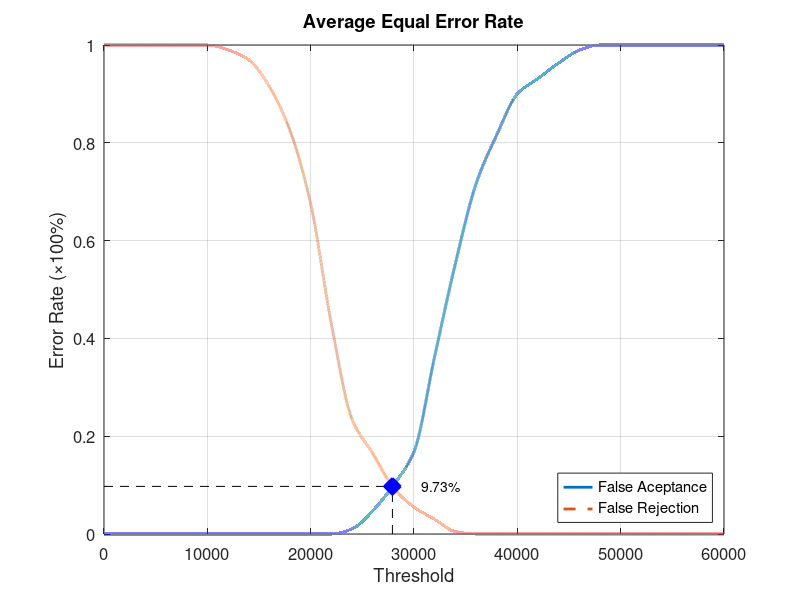
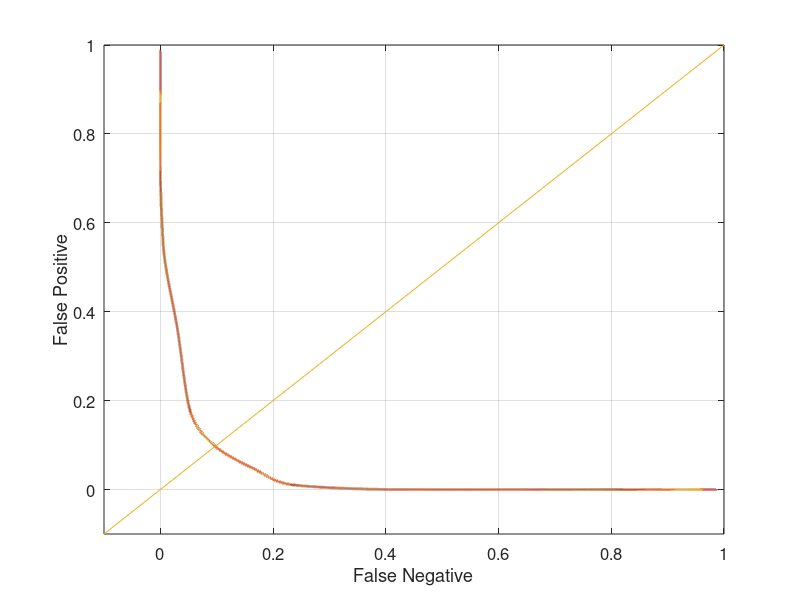

Reproduce these figures in MATLAB, in order.
function yEER = Database1_2
close all;
clear;
clc;
x = 0:2000:60000;
xq = 0:0.5:60000;

y0 = [0 0 0 0 0 0 0 0 0 0 0 0 0.0105263 0.0473684 0.1 0.168421 0.363158 0.552632 0.715789 0.815789 0.9 0.931579 0.963158 0.989474 1 1 1 1 1 1 1];
yy0 = interp1(x, y0, xq, 'pchip');
y1 = [1 1 1 1 1 1 0.99 0.97 0.915 0.825 0.675 0.43 0.235 0.165 0.095 0.055 0.03 0.005 0 0 0 0 0 0 0 0 0 0 0 0 0];
yy1 = interp1(x, y1, xq, 'pchip');

% Calculating EER: 
y2 = abs(y0 - y1);
find(y2 == min(y2))
yy2 = abs(yy0 - yy1);
xEER = find(yy2 == min(yy2));
xEERIndex = xq(xEER) % X-axis EER
yEER = yy0(xEER) % Y-axis EER

main = figure
plot(xq, yy0,'-','LineWidth', 2);	hold on
plot(xq, yy1,'--','LineWidth', 2);	hold on
plot([xEERIndex xEERIndex], [0 yEER], 'k--');	hold on
plot([0 xEERIndex], [yEER yEER], 'k--');	hold on
plot(xEERIndex, yEER, 'bx', 'LineWidth', 10);	hold on
text(xEERIndex + 10 * xEERIndex / 100, yEER, [num2str(round((10000 * yEER)) / 100) '%'])
legend('False Aceptance', 'False Rejection', 'Location', 'SouthEast')
xlabel('Threshold')
ylabel('Error Rate (\times100%)')
title('Average Equal Error Rate')
set(gca, 'FontSize', 12)
axis([0 60000 0 1])
grid on

print(main, 'Database1_2Main', '-dpng');
FNRxFPR = figure('Color', [1 1 1]);
plot(yy1, yy0, '-', yy1, yy0, 'LineWidth', 2);
hold on
y = -0.1:0.1:1
plot(y, y); 
set(gca, 'FontSize', 12)
xlabel('False Negative')
ylabel('False Positive')
axis([-0.1 1 -0.1 1])
set(gca, 'FontSize', 12)
grid on

print(FNRxFPR, 'Database1_2FNRxFPR','-dpng');
end
